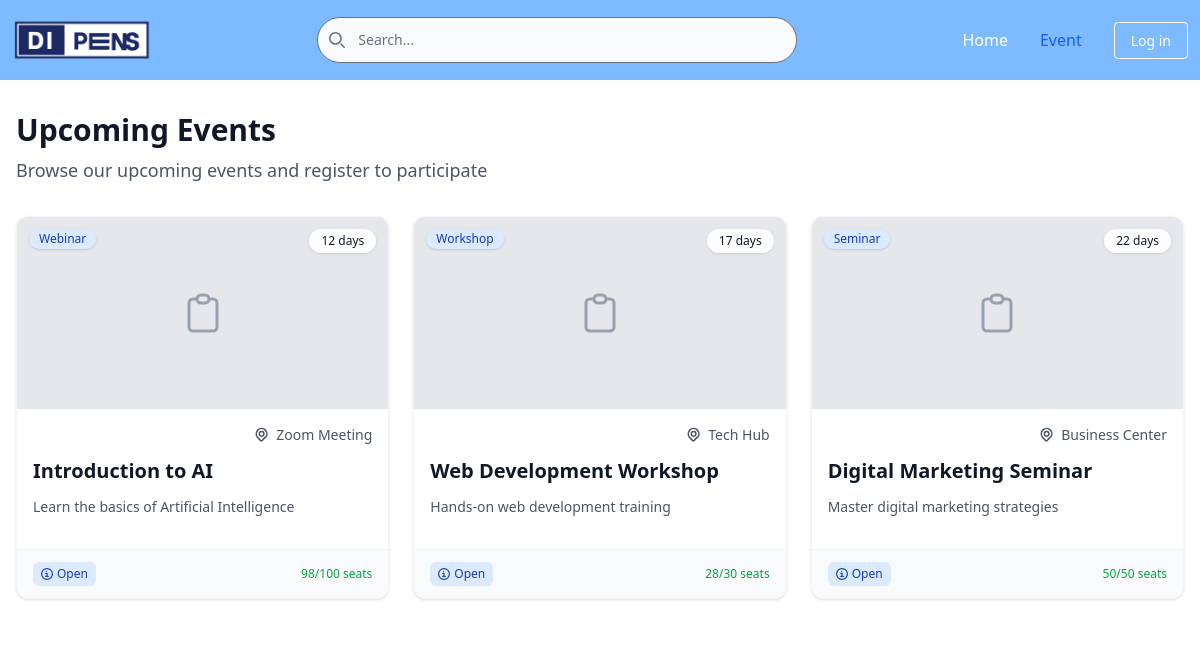
The page /public/event on the database its author committed.
### tables this page shows
CREATE TABLE `events` (
    `id` int NOT NULL AUTO_INCREMENT,
    `category_id` int NOT NULL,
    `title` varchar(255) NOT NULL,
    `speaker` varchar(100) NOT NULL,
    `short_description` varchar(255) NOT NULL,
    `full_description` text NOT NULL,
    `thumbnail` varchar(255) DEFAULT NULL,
    `start_date` date NOT NULL,
    `start_time` time NOT NULL,
    `end_date` date NOT NULL,
    `end_time` time NOT NULL,
    `registration_deadline` datetime DEFAULT NULL,
    `location_name` varchar(150) NOT NULL,
    `location_address` varchar(255) DEFAULT NULL,
    `location_link` varchar(255) DEFAULT NULL,
    `quota` int NOT NULL,
    `is_published` tinyint(1) DEFAULT '0',
    `created_at` timestamp NULL DEFAULT CURRENT_TIMESTAMP,
    `updated_at` timestamp NULL DEFAULT CURRENT_TIMESTAMP ON UPDATE CURRENT_TIMESTAMP,
    PRIMARY KEY (`id`),
    KEY `idx_events_category` (`category_id`),
    CONSTRAINT `fk_event_category_id` FOREIGN KEY (`category_id`) REFERENCES `event_categories` (`id`) ON DELETE CASCADE
);

CREATE TABLE `event_categories` (
  `id` int NOT NULL AUTO_INCREMENT,
  `name` varchar(255) NOT NULL,
  PRIMARY KEY (`id`)
);

### app/Controllers/EventController.php (called while the page is built, shortened)
<?php
class EventController extends Controller
{
    public function index()
    {
        $data = [
            'title' => 'Events',
            'events' => $this->model('Event')->getPublished()
        ];
        $this->appView('event/index', $data);
    }
}

### app/Core/App.php (called while the page is built, shortened)
<?php
class App
{
    protected $method = 'index';
    public function __construct()
    {
        $url = $this->parseURL();
        if (isset($url[0])) {
            $controllerName = ucfirst($url[0]) . 'Controller';
            $controllerClass = "App\\Controllers\\" . $controllerName;
            if (class_exists($controllerClass)) {
                unset($url[0]);
            }
        }
        $this->controller = new $this->controller;
        $this->params = !empty($url) ? array_values($url) : [];
        call_user_func_array([$this->controller, $this->method], $this->params);
    }
    public function parseURL()
    {
        if (isset($_GET['url'])) {
            $url = rtrim($_GET['url'], '/');
            $url = filter_var($url, FILTER_SANITIZE_URL);
            $url = explode('/', $url);
            return $url;
        }
        return [];
    }
}

### public/index.php (called while the page is built, shortened)
<?php
require_once __DIR__ . '/../app/init.php';
$app = new Core\App();

### app/Core/Database.php (called while the page is built, shortened)
<?php
class Database
{
    private $host = DB_HOST;
    private $user = DB_USER;
    private $pass = DB_PASS;
    private $dbName = DB_NAME;
    private $dbh;
    private $stmt;
    public function __construct(){
        $dsn = 'mysql:host='.$this->host. ';dbname=' . $this->dbName . ';';
        $options = [
            PDO::ATTR_PERSISTENT => true,
            PDO::ATTR_ERRMODE => PDO::ERRMODE_EXCEPTION
        ];
        try {
            $this->dbh = new PDO($dsn, $this->user, $this->pass, $options);
        }catch (PDOException $e){
            die($e->getMessage());
        }
    }
    public function query($sql){
        $this->stmt = $this->dbh->prepare($sql);
    }
    public function bind($param, $value, $type = null){
        if(is_null($type)){
            switch(true){
                case is_int($value):
                    $type = PDO::PARAM_INT;
                    break;
            }
        }
        $this->stmt->bindValue($param, $value, $type);
    }
    public function resultSet(){
        $this->stmt->execute();
        return $this->stmt->fetchAll(PDO::FETCH_ASSOC);
    }
    public function single(){
        $this->stmt->execute();
        return $this->stmt->fetch(PDO::FETCH_ASSOC);
    }
}

### app/Models/Event.php (called while the page is built, shortened)
<?php
class Event
{
    private $table = 'events';
    private $db;
    public function __construct()
    {
        $this->db = new Database;
    }
    public function getPublished()
    {
        $this->db->query("SELECT e.*, ec.name as category_name
                         FROM {$this->table} e
                         LEFT JOIN event_categories ec ON e.category_id = ec.id
                         WHERE e.is_published = 1");
        return $this->db->resultSet();
    }
    public function checkQuota($eventId)
    {
        $this->db->query("SELECT
                        e.quota,
                        (SELECT COUNT(*) FROM registrations r_sub
                         WHERE r_sub.id_event = e.id AND r_sub.status != 'canceled') as registered_count
                     FROM
                        {$this->table} e
                     WHERE
                        e.id = :event_id");
        $this->db->bind(':event_id', $eventId);
        $result = $this->db->single();
        if ($result) {
            $registeredCount = isset($result['registered_count']) ? (int)$result['registered_count'] : 0;
            return [
                'quota' => isset($result['quota']) ? (int)$result['quota'] : 0,
                'registered' => $registeredCount,
                'available' => (isset($result['quota']) ? (int)$result['quota'] : 0) - $registeredCount
            ];
        }
        return false;
    }
}

### app/init.php (called while the page is built, shortened)
<?php
spl_autoload_register(function ($class) {
    if (strpos($class, 'Core\\') === 0) {
        $file = __DIR__ . '/' . str_replace('\\', '/', $class) . '.php';
        if (file_exists($file)) {
            return true;
        }
    }
    $path = __DIR__ . '/../';
    $class = str_replace('\\', '/', $class);
    $file = $path . $class . '.php';
    return false;
});
require_once 'Config/app.php';

### resources/views/pages/event/index.php (the view, shortened to what this page needs)
<section class="bg-white/30 backdrop-blur-sm py-8">
    <div class="container max-w-screen-xl mx-auto px-4">
        <header class="mb-8">
            <h1 class="text-3xl font-bold text-gray-900 mb-2">Upcoming Events</h1>
            <p class="text-lg text-gray-600">Browse our upcoming events and register to participate</p>
        </header>
        <?php if (empty($data['events'])): ?>
            <div class="text-center py-12 bg-white rounded-lg shadow-sm border border-gray-200">
                <svg class="w-16 h-16 mx-auto mb-4 text-gray-400" aria-hidden="true" xmlns="http://www.w3.org/2000/svg" fill="none" viewBox="0 0 24 24">
                    <path stroke="currentColor" stroke-linecap="round" stroke-linejoin="round" stroke-width="1.5" d="M3.35 5.47 5 7.12m15.65-1.65L19 7.12M15 7c0-1.1-.9-2-2-2s-2 .9-2 2M8.9 14.7 6.2 17.5m8.9-2.8 2.7 2.8M12 12v2M8 16a4 4 0 1 0 8 0"/>
                </svg>
                <h3 class="text-lg font-semibold text-gray-900 mb-2">No events available</h3>
                <p class="text-gray-600 mb-6">There are currently no published events. Please check back later.</p>
                <?php if (isset($_SESSION['user'])): ?>
                    <a href="<?= BASE_URL ?>/dashboard" class="inline-flex items-center px-5 py-2.5 text-sm font-medium text-center text-white bg-blue-700 rounded-lg hover:bg-blue-800 focus:ring-4 focus:outline-none focus:ring-blue-300">
                        Go to Dashboard
                        <svg class="w-3.5 h-3.5 ml-2" aria-hidden="true" xmlns="http://www.w3.org/2000/svg" fill="none" viewBox="0 0 14 10">
                            <path stroke="currentColor" stroke-linecap="round" stroke-linejoin="round" stroke-width="2" d="M1 5h12m0 0L9 1m4 4L9 9"/>
                        </svg>
                    </a>
                <?php else: ?>
                    <a href="<?= BASE_URL ?>/login" class="inline-flex items-center px-5 py-2.5 text-sm font-medium text-center text-white bg-blue-700 rounded-lg hover:bg-blue-800 focus:ring-4 focus:outline-none focus:ring-blue-300">
                        Login
                        <svg class="w-3.5 h-3.5 ml-2" aria-hidden="true" xmlns="http://www.w3.org/2000/svg" fill="none" viewBox="0 0 14 10">
                            <path stroke="currentColor" stroke-linecap="round" stroke-linejoin="round" stroke-width="2" d="M1 5h12m0 0L9 1m4 4L9 9"/>
                        </svg>
                    </a>
                <?php endif; ?>
            </div>
        <?php else: ?>
            <div class="grid grid-cols-1 md:grid-cols-2 lg:grid-cols-3 gap-6 ">
                <?php foreach ($data['events'] as $event): ?>
                    <div class="bg-white flex flex-col justify-between rounded-xl shadow-sm border border-gray-100 overflow-hidden hover:shadow-lg transition-shadow duration-300">
                        <a href="<?= BASE_URL ?>/event/show/<?= $event['id'] ?>" class="block relative h-48 bg-gray-100">
                            <?php if (!empty($event['thumbnail'])): ?>
                                <img src="<?= BASE_URL ?>/images/events/<?= $event['thumbnail'] ?>"
                                     alt="<?= htmlspecialchars($event['title']) ?>"
                                     class="w-full h-full object-cover">
                            <?php else: ?>
                                <div class="flex items-center justify-center h-full bg-gray-200">
                                </div>
                            <?php endif; ?>
                            <span class="absolute top-3 left-3 bg-blue-100 text-blue-800 text-xs font-medium px-2.5 py-0.5 rounded-full shadow-sm">
                                <?= htmlspecialchars($event['category_name']) ?>
                            </span>
                            <div class="absolute top-3 right-3 bg-white/90 backdrop-blur-sm text-gray-800 text-xs font-medium px-3 py-1 rounded-full shadow-sm">
                                <?php
                                $today = new DateTime();
                                $eventDate = new DateTime($event['start_date']);
                                $daysRemaining = $today->diff($eventDate)->days;
                                $isPast = $today > $eventDate;
                                ?>
                                <?php if ($isPast): ?>
                                    <span class="text-red-600">Passed</span>
                                <?php elseif ($daysRemaining == 0): ?>
                                    <span class="text-orange-600">Today!</span>
                                <?php elseif ($daysRemaining == 1): ?>
                                    <span class="text-orange-600">Tomorrow!</span>
                                <?php else: ?>
                                    <span class="text-gray-900"><?= $daysRemaining ?> days</span>
                                <?php endif; ?>
                            </div>
                        </a>
                        <div class="p-4">
                            <div class="mb-3 flex items-center justify-end text-sm text-gray-600">
                                <div class="flex items-center text-sm text-gray-600">
                                    <span class="truncate"><?= htmlspecialchars($event['location_name']) ?></span>
                                </div>
                            </div>
                            <a href="<?= BASE_URL ?>/event/show/<?= $event['id'] ?>" class="block">
                                <h3 class="text-xl font-bold text-gray-900 mb-3 line-clamp-2 hover:text-blue-700 transition-colors">
                                    <?= htmlspecialchars($event['title']) ?>
                                </h3>
                            </a>
                            <p class="text-gray-600 text-sm mb-4 line-clamp-3">
                                <?= htmlspecialchars($event['short_description']) ?>
                            </p>
                            <?php
                            $eventModel = new \App\Models\Event();
                            $quotaInfo = $eventModel->checkQuota($event['id']);
                            $registrationClosed = strtotime($event['registration_deadline']) < time();
                            $eventEnded = strtotime($event['end_date'] . ' ' . $event['end_time']) < time();
                            $isRegistered = false;
                            ?>
                        </div>
                        <div class="px-4 py-3 bg-gray-50 border-t border-gray-100 flex items-center justify-between">
                            <div>
                                <?php if ($eventEnded): ?>
                                    <span class="inline-flex items-center px-2 py-1 rounded-md text-xs font-medium bg-gray-100 text-gray-800">
                                        <svg class="w-3 h-3 mr-1" aria-hidden="true" xmlns="http://www.w3.org/2000/svg" fill="none" viewBox="0 0 20 20">
                                            <path stroke="currentColor" stroke-linecap="round" stroke-linejoin="round" stroke-width="2" d="M10 6v4l3.276 3.276M19 10a9 9 0 1 1-18 0 9 9 0 0 1 18 0Z"/>
                                        </svg>
                                        Event Ended
                                    </span>
                                <?php else: ?>
                                    <span class="inline-flex items-center px-2 py-1 rounded-md text-xs font-medium bg-blue-100 text-blue-800">
                                        <svg class="w-3 h-3 mr-1" aria-hidden="true" xmlns="http://www.w3.org/2000/svg" fill="none" viewBox="0 0 20 20">
                                            <path stroke="currentColor" stroke-linecap="round" stroke-linejoin="round" stroke-width="2" d="M8 9h2v5m-2 0h4M9.408 5.5h.01M19 10a9 9 0 1 1-18 0 9 9 0 0 1 18 0Z"/>
                                        </svg>
                                        Open
                                    </span>
                                <?php endif; ?>
                            </div>
                            <?php if ($quotaInfo): ?>
                                <div class="text-xs font-medium <?= ($quotaInfo['available'] > 0) ? 'text-green-600' : 'text-red-600' ?>">
                                    <?= $quotaInfo['available'] ?>/<?= $quotaInfo['quota'] ?> seats
                                </div>
                            <?php endif; ?>
                        </div>
                    </div>
                <?php endforeach; ?>
            </div>
        <?php endif; ?>
    </div>
</section>

### rows shown on the page
events: category.name "Webinar", location_name "Zoom Meeting", title "Introduction to AI", short_description "Learn the basics of Artificial Intelligence", end_date "Open", available "98", quota "100"
events: category.name "Workshop", location_name "Tech Hub", title "Web Development Workshop", short_description "Hands-on web development training", end_date "Open", available "28", quota "30"
events: category.name "Seminar", location_name "Business Center", title "Digital Marketing Seminar", short_description "Master digital marketing strategies", end_date "Open", quota "50"
